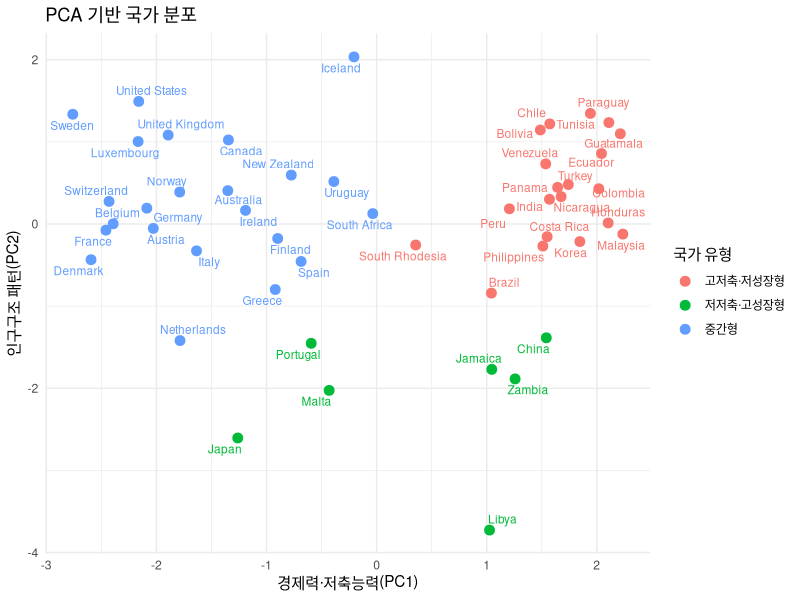
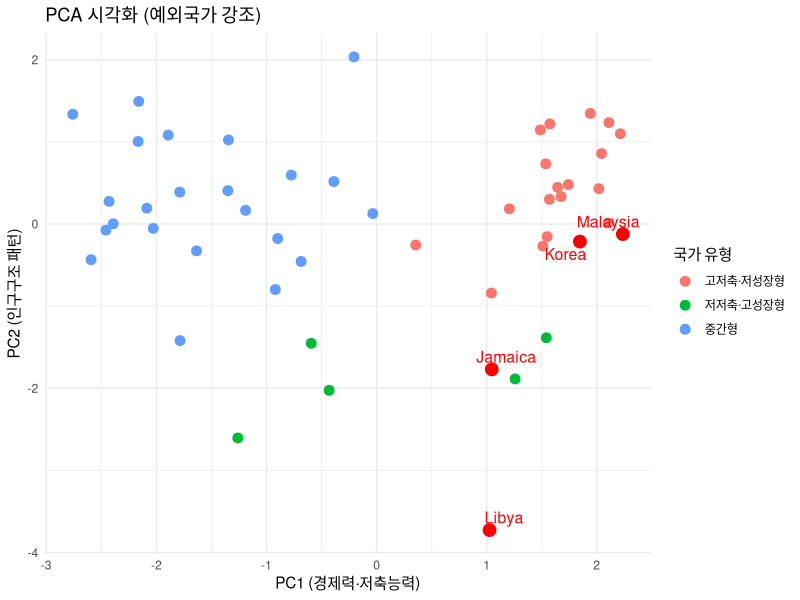

These charts were generated, in order, by the following R code:
# ========================
#   LifeCycleSavings 클러스터 분석
# ========================

install.packages("ggrepel")
library(ggplot2)
library(dplyr)
library(ggrepel)

# 데이터 불러오기
data("LifeCycleSavings")

# 분석에 사용할 변수 선택
df <- LifeCycleSavings[, c("sr", "pop15", "pop75", "dpi", "ddpi")]

# 스케일링
df_scaled <- scale(df)

# -------------------------
# 1) K-means 클러스터링
# -------------------------

set.seed(123)
km <- kmeans(df_scaled, centers = 3, nstart = 25)


# 클러스터 이름 매핑
cluster_labels <- c(
  "1" = "고저축·고성장형",
  "2" = "인구구조 특수형",
  "3" = "저저축·저성장형"
)

# 클러스터 번호 추가
df_clustered <- cbind(df, cluster = km$cluster)
df_clustered$country <- rownames(LifeCycleSavings)


# -------------------------
# 2) PCA 차원축소 + 시각화
# -------------------------

pca <- prcomp(df_scaled)
pca_df <- data.frame(
  country = rownames(df),
  PC1 = pca$x[, 1],
  PC2 = pca$x[, 2],
  cluster = as.factor(km$cluster)
)

# 클러스터 범례 이름 변경
pca_df$cluster <- factor(
  pca_df$cluster,
  levels = c("1", "2", "3"),
  labels = c("고저축·저성장형", "저저축·고성장형", "중간형")
)


# PCA 그래프
ggplot(pca_df, aes(x = PC1, y = PC2, color = cluster)) +
  geom_point(size = 3) +
  geom_text_repel(aes(label = country), size = 3) +
  labs(
    title = "PCA 기반 국가 분포",
    x = "경제력·저축능력(PC1)",
    y = "인구구조 패턴(PC2)",
    color = "국가 유형"
  ) +
  theme_minimal()

# -------------------------
# 3) 성장률↑ + 저축률↓ 예외국가
# -------------------------

mean_ddpi <- mean(df$ddpi)
mean_sr <- mean(df$sr)

exceptions <- subset(df_clustered, ddpi > mean_ddpi & sr < mean_sr)

print("===== 성장률↑ + 저축률↓ 예외국가 =====")
print(exceptions[, c("country", "cluster", "ddpi", "sr")])

# -------------------------
# 4) 예외국가 PCA에서 강조
# -------------------------

exception_list <- exceptions$country

pca_df$exception <- ifelse(pca_df$country %in% exception_list, TRUE, FALSE)

ggplot(pca_df, aes(x = PC1, y = PC2, color = cluster)) +
  geom_point(size = 3) +
  geom_point(data = pca_df %>% filter(exception == TRUE),
             color = "red", size = 4) +
  geom_text_repel(data = pca_df %>% filter(exception == TRUE),
                  aes(label = country),
                  size = 4, color = "red") +
  labs(
    title = "PCA 시각화 (예외국가 강조)",
    x = "PC1 (경제력·저축능력)",
    y = "PC2 (인구구조 패턴)",
    color = "국가 유형"
  ) +
  theme_minimal()

# -------------------------
# 5) 클러스터 특징 정량화
# -------------------------

cluster_summary <- df_clustered %>%
  group_by(cluster) %>%
  summarise(
    평균_sr = mean(sr),
    평균_pop15 = mean(pop15),
    평균_pop75 = mean(pop75),
    평균_dpi = mean(dpi),
    평균_ddpi = mean(ddpi)
  )

print("===== 클러스터별 평균값(특징 정량화) =====")
print(cluster_summary)

# 클러스터 중심 (표준화된 값)
print("===== 클러스터 중심(표준화된 값, 어떤 특성에 강한지) =====")
print(km$centers)

